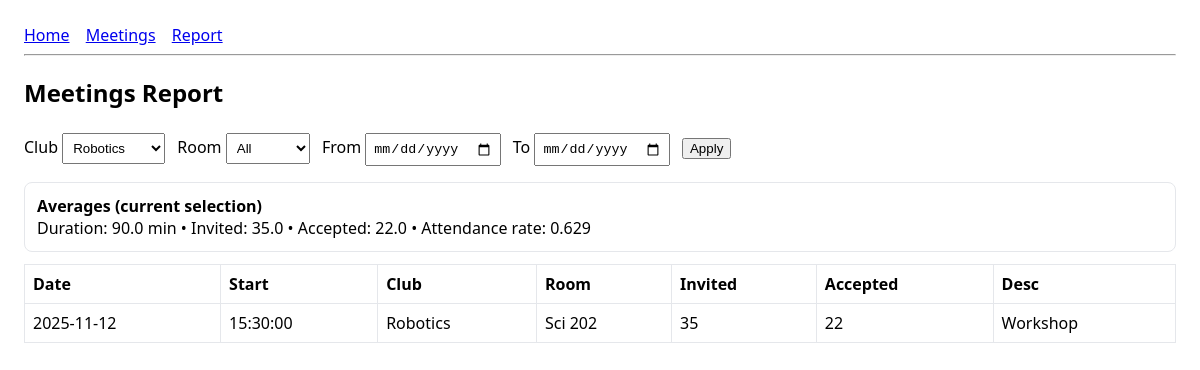
The app's page /report?club_id=2 with its own data.
### models.py (models this page shows)
class Meeting(db.Model):
    __tablename__ = "meetings"
    meeting_id = db.Column(db.Integer, primary_key=True)
    date = db.Column(db.Date, nullable=False)
    start_time = db.Column(db.Time, nullable=False)
    duration_minutes = db.Column(db.Integer, nullable=False)
    description = db.Column(db.String(255))
    club_id = db.Column(db.Integer, db.ForeignKey("clubs.club_id"), nullable=False)
    room_id = db.Column(db.Integer, db.ForeignKey("rooms.room_id"), nullable=False)
    invited_count = db.Column(db.Integer, default=0)
    accepted_count = db.Column(db.Integer, default=0)
    club = db.relationship("Club")
    room = db.relationship("Room")

class Club(db.Model):
    __tablename__ = "clubs"
    club_id = db.Column(db.Integer, primary_key=True)
    name = db.Column(db.String(120), unique=True, nullable=False)

class Room(db.Model):
    __tablename__ = "rooms"
    room_id = db.Column(db.Integer, primary_key=True)
    building = db.Column(db.String(120), nullable=False)
    number = db.Column(db.String(40), nullable=False)
    max_capacity = db.Column(db.Integer)

### app.py (the view)
@app.route("/report")
def report():
    clubs = Club.query.order_by(Club.name).all()
    rooms = Room.query.order_by(Room.building, Room.number).all()
    club_id = request.args.get("club_id", type=int)
    room_id = request.args.get("room_id", type=int)
    date_from_s = request.args.get("date_from")
    date_to_s = request.args.get("date_to")
    date_from = parse_date(date_from_s) if date_from_s else None
    date_to = parse_date(date_to_s) if date_to_s else None
    q = Meeting.query
    if club_id:
        q = q.filter(Meeting.club_id == club_id)
    if room_id:
        q = q.filter(Meeting.room_id == room_id)
    if date_from:
        q = q.filter(Meeting.date >= date_from)
    if date_to:
        q = q.filter(Meeting.date <= date_to)
    rows = q.order_by(Meeting.date, Meeting.start_time).all()
    n = len(rows)
    avg_duration = (sum(m.duration_minutes for m in rows)/n) if n else 0
    avg_invited  = (sum(m.invited_count  for m in rows)/n) if n else 0
    avg_accepted = (sum(m.accepted_count for m in rows)/n) if n else 0
    rates = [(m.accepted_count/m.invited_count) for m in rows if m.invited_count]
    avg_attendance_rate = (sum(rates)/len(rates)) if rates else 0
    return render_template(
        "report.html",
        clubs=clubs, rooms=rooms, rows=rows,
        filters={
            "club_id": club_id, "room_id": room_id,
            "date_from": date_from_s, "date_to": date_to_s
        },
        stats={
            "avg_duration": round(avg_duration, 2),
            "avg_invited": round(avg_invited, 2),
            "avg_accepted": round(avg_accepted, 2),
            "avg_attendance_rate": round(avg_attendance_rate, 3),
        },
    )

### templates/report.html (shortened to what this page needs)
{% extends "base.html" %}
{% block content %}
  <h2>Meetings Report</h2>
  <form method="get" action="/report">
    <label>Club
      <select name="club_id">
        {% for c in clubs %}
          <option value="{{ c.club_id }}" {{ 'selected' if filters.club_id==c.club_id else '' }}>{{ c.name }}</option>
        {% endfor %}
      </select>
    </label>
    <label>Room
      <select name="room_id">
        <option value="">All</option>
      </select>
    </label>
    <label>From <input type="date" name="date_from" value="{{ filters.date_from or '' }}"></label>
    <label>To <input type="date" name="date_to" value="{{ filters.date_to or '' }}"></label>
    <button type="submit">Apply</button>
  </form>
  <div class="stats">
    <strong>Averages (current selection)</strong><br>
    Duration: {{ stats.avg_duration }} min •
    Invited: {{ stats.avg_invited }} •
    Accepted: {{ stats.avg_accepted }} •
    Attendance rate: {{ stats.avg_attendance_rate }}
  </div>
  <table>
    <thead>
      <tr><th>Date</th><th>Start</th><th>Club</th><th>Room</th><th>Invited</th><th>Accepted</th><th>Desc</th></tr>
    </thead>
    <tbody>
      {% for m in rows %}
      <tr>
        <td>{{ m.date }}</td>
        <td>{{ m.start_time }}</td>
        <td>{{ m.club.name }}</td>
        <td>{{ m.room.building }} {{ m.room.number }}</td>
        <td>{{ m.invited_count }}</td>
        <td>{{ m.accepted_count }}</td>
        <td>{{ m.description or "" }}</td>
      </tr>
      {% endfor %}
    </tbody>
  </table>
{% endblock %}

### templates/base.html (style rules this page uses)
body { font-family: system-ui, -apple-system, Segoe UI, Roboto, Arial; margin: 24px; }
table { border-collapse: collapse; width: 100%; margin-top: 12px; }
th, td { border: 1px solid #e5e7eb; padding: 8px; text-align: left; }
input, select { padding: 6px; margin: 4px 8px 4px 0; }
.stats { margin-top: 12px; padding: 12px; border: 1px solid #e5e7eb; border-radius: 8px; }

### records on screen
Meeting: date "2025-11-12", start_time "15:30:00", club.name "Robotics", room.building "Sci", room.number "202", invited_count "35", accepted_count "22", description "Workshop"

### other values on screen
{{ stats.avg_duration }} "90.0"
{{ stats.avg_invited }} "35.0"
{{ stats.avg_accepted }} "22.0"
{{ stats.avg_attendance_rate }} "0.629"
form field club_id "Robotics"
